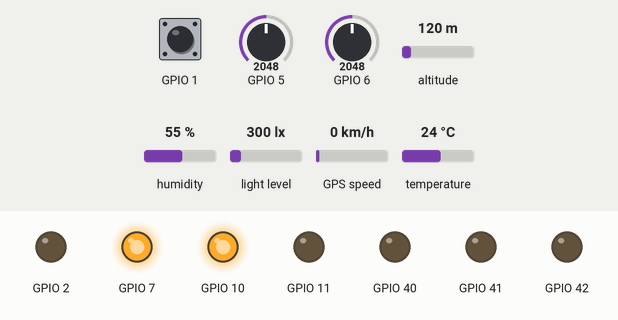
A program run on a simulated ESP32 board running MicroPython. Shown: output pins drawn as LEDs (lit = HIGH). Inputs (shaded band) come from the test bench; at power-on: humidity 55 %, temperature 24 °C, GPIO 1 LOW, GPIO 5 = 2048, GPIO 6 = 2048, altitude 120 m, light level 300 lx, GPS speed 0 km/h (analog values on the 0–4095 scale). WiFi joins after 1.5 s; the clock reads 2024-03-15 10:24:30 at power-on unless the program sets it; the GPS gets a fix after 3 s at 37.7749, -122.4194 with 8 satellites; no MQTT or app messages arrive unless stated; library files of the repository ran but are not shown: 1 file(s); what the program prints to the serial console is not drawn.

Above: at 8.3 s.
8.4 s: humidity set to 41 %
10.5 s: humidity set to 38 %
At 11.8 s:
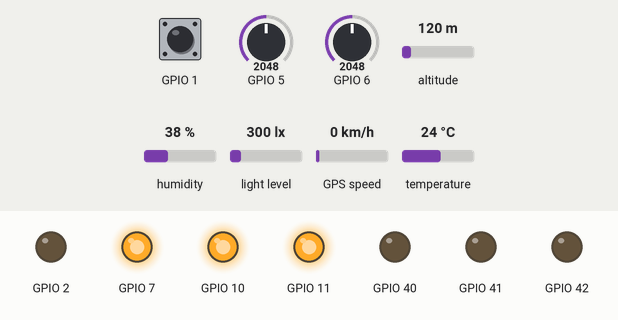
12.6 s: temperature set to 15.3 °C
14.5 s: temperature set to 14.2 °C
At 16.0 s:
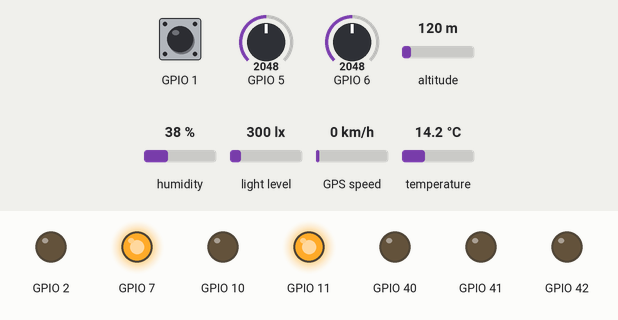
16.7 s: GPIO 1 pulled HIGH for 1 s
At 18.8 s:
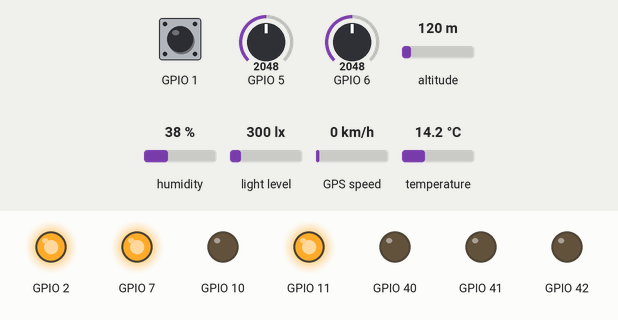
21.1 s: humidity set to 88 %
At 21.8 s:
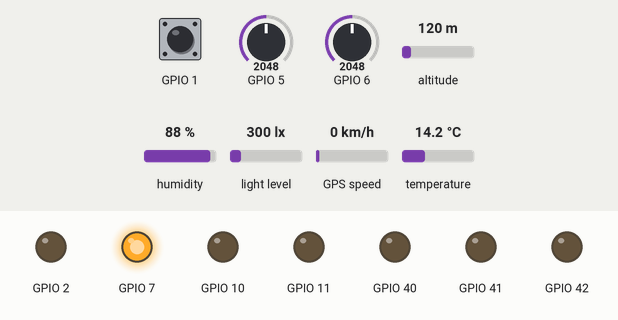
Timing chart, 0 to 24.0 s (numbered marks = the images above; inputs shaded):
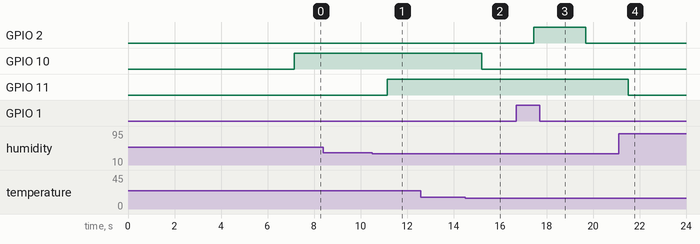

The program:

main.py
```python
# --- START OF FILE main.py ---
import time
import ujson
from machine import Pin
from wifi_conn import WiFiManager
from dht_reader import read_dht22
from mq137_reader import read_mq137
from bh1750_reader import read_bh1750
from soil_reader import read_soil
from gps_reader import read_gps
from co2_reader import read_co2
from ir_reader import init_ir, read_ir
from k230_reader import read_k230
from actuator_controller import Actuator
from aliyun_mqtt import MQTTManager, publish_data
from system_guardian import Guardian, get_timestamp
from smart_control import SmartController
from voice_alert import VoiceAlert


# ============ 配置区域 ============

# 阈值配置
THRESHOLDS = {
    'TEMP_HIGH': 30.0, 'TEMP_LOW': 15.0,
    'HUM_LOW': 40.0, 'HUM_HIGH': 80.0,
    'LUX_LOW': 1.0, 'LUX_HIGH': 550.0
}

# 网络配置 (请替换为实际WiFi信息)
SSID = "YOUR_WIFI_SSID"
PASSWORD = "YOUR_WIFI_PASSWORD"

# 阿里云配置 (请替换为实际阿里云IoT设备信息)
PRODUCT_KEY = 'your_product_key'
DEVICE_NAME = 'your_device_name'
DEVICE_SECRET = 'your_device_secret'

# 时序配置
STARTUP_DELAY = 5           # 启动延迟（秒）
MANUAL_ACTION_COOLDOWN = 2  # 手动操作后避让时间（秒）
REPORT_INTERVAL = 1         # 数据上报周期（秒）


# ============ 全局状态 ============

last_action_time = 0  # 最后手动操作时间
last_report_time = 0  # 最后上报时间


# ============ MQTT回调 ============

def mqtt_callback(topic, msg):
    """处理云端下发的指令"""
    global last_action_time
    try:
        t = topic.decode()
        m = msg.decode()
        print(f"[指令] 收到: {t}")

        last_action_time = time.time()
        data = ujson.loads(m)

        # 兼容物模型params和自定义数据包
        params = data.get("params", data)

        if isinstance(params, dict):
            for prop, value in params.items():
                brain.handle_command(prop, value)

            # 回发当前状态给云端
            current_status = brain.get_all_status()
            mqtt_client.publish(current_status)

    except Exception as e:
        print(f"[回调] 解析失败: {e}")


# ============ 系统初始化 ============

print(f"系统将在{STARTUP_DELAY}秒后启动...")
time.sleep(STARTUP_DELAY)

# 初始化守护者（看门狗）
guardian = Guardian(timeout_ms=300000)

# 初始化WiFi管理器
wifi_manager = WiFiManager(SSID, PASSWORD)
wifi_connected = wifi_manager.connect()

# 初始化MQTT管理器
mqtt_client = MQTTManager(PRODUCT_KEY, DEVICE_NAME, DEVICE_SECRET, callback=mqtt_callback)

if wifi_connected:
    mqtt_connected = mqtt_client.connect()
    if not mqtt_connected:
        print("[警告] MQTT初始连接失败，将在主循环中重试")
else:
    print("[警告] WiFi初始连接失败，将在主循环中重试")

# 硬件对象初始化
fan = Actuator(7, "风扇", active_high=False)
heater = Actuator(10, "加热器", active_high=False)
atomizer = Actuator(11, "雾化器", active_high=True)
alert_led = Actuator(2, "报警灯", active_high=True)
l_r = Actuator(42, "红", active_high=True)
l_g = Actuator(41, "绿", active_high=True)
l_b = Actuator(40, "蓝", active_high=True)

# 传感器引脚
ir_sensor_pin = init_ir(1)

# 创建智能控制器
brain = SmartController(fan, heater, atomizer, alert_led, l_r, l_g, l_b, THRESHOLDS)

# 初始化语音报警模块（与CO2/GPS共用UART1控制器，使用不同引脚）
voice = VoiceAlert(brain, uart_id=1, tx_pin=12, rx_pin=19)

print("--- 智慧蚕箱系统：双向控制模式启动 ---")


# ============ 连接管理函数 ============

def ensure_connections():
    """确保WiFi和MQTT连接，断开时自动重连"""
    # 检查WiFi
    if not wifi_manager.ensure_connected():
        return False

    # 检查MQTT
    if not mqtt_client.is_connected():
        print("[系统] MQTT断连，尝试重连...")
        mqtt_client.reconnect(wifi_connected=True)

    return mqtt_client.is_connected()


def publish_sensor_data(data):
    """发布传感器数据，带连接检查"""
    if not mqtt_client.is_connected():
        print("[系统] MQTT未连接，跳过数据发布")
        return False

    success = mqtt_client.publish(data)
    if not success:
        # 发布失败，标记为断连，下次循环会重连
        print("[系统] 数据发布失败，将尝试重连")
    return success


def read_sensors():
    """读取所有传感器（快速）"""
    ai_data = read_k230()
    temp, hum = read_dht22(4)
    lux = read_bh1750(8, 9)
    nh3 = read_mq137(6)
    soil_hum = read_soil(5)
    ir_val = ir_sensor_pin.value()

    return ai_data, temp, hum, lux, nh3, soil_hum, ir_val


def read_slow_sensors():
    """读取慢速传感器（定时调用）"""
    co2_ppm = read_co2(guardian, mqtt_client)
    lon, lat, alt = read_gps(guardian, mqtt_client)
    return co2_ppm, lon, lat, alt


def build_data_packet(ai_data, temp, hum, lux, nh3, soil_hum, co2_ppm, lon, lat, alt, device_status):
    """构建上报数据包"""
    sensor_data = {
        "temperature": round(temp, 1) if temp is not None else None,
        "humidity": round(hum, 1) if hum is not None else None,
        "CO2": co2_ppm,
        "NH3": round(nh3, 2) if nh3 is not None else None,
        "lux": round(lux, 1) if lux is not None else None,
        "soilHumidity": round(soil_hum, 1) if soil_hum is not None else None,
        "Silkworm_Total": ai_data['total'],
        "Silkworm_Healthy": ai_data['healthy'],
        "Silkworm_Sick": ai_data['sick'],
        "Silkworm_Sleep": ai_data['sleep'],
        "SickImageUrl": ai_data.get('sick_image_url', '')  # 病蚕图片URL
    }
    sensor_data.update(device_status)

    if lon is not None:
        sensor_data["GeoLocation"] = {
            "Longitude": lon,
            "Latitude": lat,
            "Altitude": alt,
            "CoordinateSystem": 1
        }

    return sensor_data


# ============ 主循环 ============

print("[系统] 进入主循环")

# 初始化CO2和GPS缓存值
cached_co2 = None
cached_lon, cached_lat, cached_alt = None, None, None

while True:
    try:
        loop_start = time.time()

        # 1. 喂狗
        guardian.feed()

        # 2. 确保连接
        connections_ok = ensure_connections()

        # 3. 检查云端指令（仅在连接正常时）
        if connections_ok:
            try:
                mqtt_client.check_msg()
            except Exception as e:
                print(f"[MQTT] 检查消息异常: {e}")
                mqtt_client.connected = False

        # 4. 读取快速传感器（每次都读）
        ai_data, temp, hum, lux, nh3, soil_hum, ir_val = read_sensors()

        # 5. 智能控制决策
        sensor_dict = {'temp': temp, 'hum': hum, 'lux': lux, 'ir': ir_val}
        control_logs = brain.update(sensor_dict, ai_data)
        device_status = brain.get_all_status()

        # 6. 打印状态
        mode_name = "手动" if device_status.get("ManualMode") == 1 else "自动"
        temp_msg = control_logs.get('temp_msg', '')
        hum_msg = control_logs.get('hum_msg', '')
        print(f"[{get_timestamp()}] 模式:{mode_name} | 温[{temp_msg}] 湿[{hum_msg}]")

        # 7. 语音报警检查
        voice.check_and_alert(temp, hum, lux, ir_val)

        # 8. 检查是否需要上报
        current_time = time.time()
        time_since_last_report = current_time - last_report_time
        time_since_last_action = current_time - last_action_time

        should_report = (
            time_since_last_report >= REPORT_INTERVAL and
            time_since_last_action > MANUAL_ACTION_COOLDOWN
        )

        if should_report:
            # 读取慢速传感器（定时读取）
            cached_co2, cached_lon, cached_lat, cached_alt = read_slow_sensors()

            # 构建并发布数据
            sensor_data = build_data_packet(
                ai_data, temp, hum, lux, nh3, soil_hum,
                cached_co2, cached_lon, cached_lat, cached_alt,
                device_status
            )

            publish_sensor_data(sensor_data)
            last_report_time = current_time

            print(f"[上报] 周期: {REPORT_INTERVAL}s")

        # 9. 内存清理
        guardian.collect_garbage()

        # 10. 计算循环耗时，调整sleep时间以保持稳定周期
        loop_elapsed = time.time() - loop_start
        sleep_time = max(0.1, 1.0 - loop_elapsed)  # 每秒一个循环周期
        time.sleep(sleep_time)

    except KeyboardInterrupt:
        print("\n[系统] 用户中断，正在关闭...")
        mqtt_client.disconnect()
        wifi_manager.disconnect()
        break

    except Exception as e:
        print(f"[系统] 主循环异常: {e}")
        time.sleep(1)
```

wifi_conn.py
```python
import network
import time

class WiFiManager:
    """WiFi连接管理器 - 支持自动重连和状态监控"""

    def __init__(self, ssid, password, timeout=20, retry_interval=1):
        self.ssid = ssid
        self.password = password
        self.timeout = timeout
        self.retry_interval = retry_interval
        self.wlan = network.WLAN(network.STA_IF)
        self.last_check_time = 0
        self.check_interval = 5  # 每5秒检查一次连接状态

    def connect(self):
        """初始连接WiFi"""
        self.wlan.active(True)

        if self.wlan.isconnected():
            print("[WiFi] 已连接:", self.wlan.ifconfig())
            return True

        print(f"[WiFi] 正在连接 {self.ssid}...")
        self.wlan.connect(self.ssid, self.password)

        for i in range(self.timeout):
            if self.wlan.isconnected():
                print("[WiFi] 连接成功:", self.wlan.ifconfig())
                return True
            time.sleep(self.retry_interval)
            print(".", end="")

        print("\n[WiFi] 连接失败!")
        return False

    def is_connected(self):
        """检查WiFi是否连接"""
        return self.wlan.isconnected()

    def ensure_connected(self):
        """确保WiFi连接，如果断开则自动重连"""
        current_time = time.time()

        # 限制检查频率，避免过于频繁
        if current_time - self.last_check_time < self.check_interval:
            return self.wlan.isconnected()

        self.last_check_time = current_time

        if self.wlan.isconnected():
            return True

        print("[WiFi] 检测到断连，尝试重连...")
        return self._reconnect()

    def _reconnect(self):
        """内部重连方法"""
        try:
            # 先断开再重连，清理可能的残留状态
            self.wlan.disconnect()
            time.sleep(1)

            self.wlan.connect(self.ssid, self.password)

            for i in range(self.timeout):
                if self.wlan.isconnected():
                    print("[WiFi] 重连成功:", self.wlan.ifconfig())
                    return True
                time.sleep(self.retry_interval)

            print("[WiFi] 重连失败，将在下次循环重试")
            return False

        except Exception as e:
            print(f"[WiFi] 重连异常: {e}")
            return False

    def get_status(self):
        """获取WiFi状态信息"""
        if not self.wlan.isconnected():
            return {"connected": False, "ip": None}

        ifconfig = self.wlan.ifconfig()
        return {
            "connected": True,
            "ip": ifconfig[0],
            "subnet": ifconfig[1],
            "gateway": ifconfig[2],
            "dns": ifconfig[3]
        }

    def disconnect(self):
        """断开WiFi连接"""
        if self.wlan.isconnected():
            self.wlan.disconnect()
        self.wlan.active(False)


# 兼容旧接口
def connect_wifi(ssid, password):
    """旧版连接函数，返回WiFiManager实例"""
    manager = WiFiManager(ssid, password)
    manager.connect()
    return manager
```

dht_reader.py
```python
import machine
import dht

# 修改 dht_reader.py
def read_dht22(pin_number=4):
    sensor = dht.DHT22(machine.Pin(pin_number))
    try:
        sensor.measure()
        temp = sensor.temperature()
        hum = sensor.humidity()
        # ✅ 使用 round(x, 1) 保留一位小数
        return round(temp, 1), round(hum, 1)
    except Exception as e:
        print("DHT22读取失败:", e)
        return None, None
```

mq137_reader.py
```python
# --- START OF FILE mq137_reader.py ---
import machine
import math

def read_mq137(ad_pin=6):
    """读取MQ137氨气传感器（单次采样，快速）"""
    try:
        adc = machine.ADC(machine.Pin(ad_pin))
        adc.atten(machine.ADC.ATTN_11DB)

        # 单次读取
        adc_val = adc.read()
        v_rl = (adc_val * 3.3) / 4095

        term = (314.01 * v_rl / 23.5) - (7.12 * v_rl)
        if term <= 0:
            ammonia_ppm = 0.0
        else:
            ammonia_ppm = math.pow(term, 1 / 0.8394)

        return round(ammonia_ppm, 2)

    except Exception as e:
        print("[MQ137] 读取异常:", e)
        return None
```

bh1750_reader.py
```python
# --- START OF FILE bh1750_reader.py ---
import machine
import time

# 缓存I2C地址
_cached_addr = None

def read_bh1750(sda_pin=8, scl_pin=9):
    global _cached_addr

    try:
        i2c = machine.I2C(0, sda=machine.Pin(sda_pin), scl=machine.Pin(scl_pin), freq=100000)

        # 如果还没有缓存地址，扫描一次
        if _cached_addr is None:
            devices = i2c.scan()
            if 0x23 in devices:
                _cached_addr = 0x23
            elif 0x5c in devices:
                _cached_addr = 0x5c
            else:
                print("[BH1750] 未发现传感器")
                return None

        i2c.writeto(_cached_addr, b'\x01')  # Power on
        i2c.writeto(_cached_addr, b'\x10')  # High Res Mode
        time.sleep(0.2)
        data = i2c.readfrom(_cached_addr, 2)
        lux = (data[0] << 8 | data[1]) / 1.2
        return round(lux, 2)

    except Exception as e:
        print("[BH1750] 读取异常:", e)
        return None
```

soil_reader.py
```python
# --- START OF FILE soil_reader.py ---
import machine

def read_soil(ad_pin=5):
    """
    读取土壤湿度（单次采样，快速）
    :return: 湿度百分比 (0.0-100.0), 读取失败返回None
    """
    try:
        adc = machine.ADC(machine.Pin(ad_pin))
        adc.atten(machine.ADC.ATTN_11DB)

        # 单次读取
        adc_val = adc.read()

        # 校准参数
        dry_value = 4095
        wet_value = 1500

        # 计算百分比
        percentage = (dry_value - adc_val) / (dry_value - wet_value) * 100

        # 限制在 0-100 之间
        if percentage > 100: percentage = 100.0
        if percentage < 0: percentage = 0.0

        return round(float(percentage), 2)

    except Exception as e:
        print("[土壤] 读取异常:", e)
        return None
```

gps_reader.py
```python
# --- START OF FILE gps_reader.py ---
from machine import UART
import time

# 缓存GPS值和读取时间
_cached_lon = None
_cached_lat = None
_cached_alt = None
_last_read_time = 0
_read_interval = 30  # 每30秒读取一次

def convert_to_degrees(raw_val, direction):
    """将 NMEA 格式 ddmm.mmmm 转换为十进制度数"""
    if not raw_val or not direction:
        return 0.0
    try:
        dot_idx = raw_val.find('.')
        if dot_idx < 2: return 0.0
        minutes_raw = float(raw_val[dot_idx - 2:])
        degrees_raw = float(raw_val[:dot_idx - 2])
        decimal_degrees = degrees_raw + (minutes_raw / 60)
        if direction in ['S', 'W']:
            decimal_degrees = -decimal_degrees
        return round(decimal_degrees, 6)
    except:
        return 0.0

def read_gps(guardian_obj=None, mqtt_client=None, force=False):
    """
    读取 GPS 数据（带缓存）

    Args:
        guardian_obj: 看门狗对象
        mqtt_client: MQTT客户端
        force: 强制读取（忽略缓存）
    """
    global _cached_lon, _cached_lat, _cached_alt, _last_read_time

    current_time = time.time()

    # 如果不需要强制读取，且缓存未过期，直接返回缓存
    if not force and (current_time - _last_read_time) < _read_interval:
        return _cached_lon, _cached_lat, _cached_alt

    print("[GPS] 开始读取...")

    # 执行读取
    try:
        gps_uart = UART(1, baudrate=9600, tx=18, rx=17, timeout=10)
        buffer = ""
        start_time = time.ticks_ms()

        while time.ticks_diff(time.ticks_ms(), start_time) < 2200:
            if guardian_obj:
                guardian_obj.feed()
            if mqtt_client:
                try:
                    mqtt_client.check_msg()
                except:
                    pass

            if gps_uart.any():
                try:
                    chunk = gps_uart.read().decode('ascii', 'ignore')
                    buffer += chunk

                    if len(buffer) > 2048:
                        buffer = buffer[-1024:]

                    if '\n' in buffer:
                        lines = buffer.split('\n')
                        buffer = lines.pop()

                        for line in reversed(lines):
                            parts = line.split(',')

                            if '$GPGGA' in line and len(parts) > 9:
                                if parts[2] and parts[4]:
                                    lat = convert_to_degrees(parts[2], parts[3])
                                    lon = convert_to_degrees(parts[4], parts[5])
                                    alt = float(parts[9]) if parts[9] else 0.0
                                    _cached_lon, _cached_lat, _cached_alt = lon, lat, alt
                                    _last_read_time = current_time
                                    gps_uart.deinit()
                                    return lon, lat, alt

                            elif '$GPRMC' in line and len(parts) > 7:
                                if parts[2] == 'A' and parts[3] and parts[5]:
                                    lat = convert_to_degrees(parts[3], parts[4])
                                    lon = convert_to_degrees(parts[5], parts[6])
                                    _cached_lon, _cached_lat, _cached_alt = lon, lat, 0.0
                                    _last_read_time = current_time
                                    gps_uart.deinit()
                                    return lon, lat, 0.0
                except:
                    pass

            time.sleep(0.05)

        gps_uart.deinit()
        return _cached_lon, _cached_lat, _cached_alt  # 超时返回缓存值

    except Exception as e:
        print(f"[GPS] 读取异常: {e}")
        return _cached_lon, _cached_lat, _cached_alt
```

co2_reader.py
```python
# --- START OF FILE co2_reader.py ---
from machine import UART
import time

# 缓存CO2值和读取时间
_cached_co2 = None
_last_read_time = 0
_read_interval = 10  # 每10秒读取一次

def read_co2(guardian_obj=None, mqtt_client=None, force=False):
    """
    读取CO2值（带缓存）

    Args:
        guardian_obj: 看门狗对象
        mqtt_client: MQTT客户端
        force: 强制读取（忽略缓存）
    """
    global _cached_co2, _last_read_time

    current_time = time.time()

    # 如果不需要强制读取，且缓存未过期，直接返回缓存
    if not force and (current_time - _last_read_time) < _read_interval:
        return _cached_co2

    # 执行读取
    try:
        uart = UART(1, baudrate=9600, tx=15, rx=16, timeout=10)
        start_time = time.ticks_ms()

        while time.ticks_diff(time.ticks_ms(), start_time) < 1500:
            if guardian_obj:
                guardian_obj.feed()
            if mqtt_client:
                try:
                    mqtt_client.check_msg()
                except:
                    pass

            if uart.any():
                raw = uart.read()
                index = raw.rfind(b'\x2c')
                if index != -1 and len(raw) >= index + 6:
                    packet = raw[index : index + 6]
                    if (sum(packet[0:5]) & 0xFF) == packet[5]:
                        ppm = (packet[1] << 8) | packet[2]
                        _cached_co2 = ppm
                        _last_read_time = current_time
                        uart.deinit()
                        return ppm
            time.sleep(0.1)

        uart.deinit()
        return _cached_co2  # 超时返回缓存值

    except Exception as e:
        print(f"[CO2] 读取异常: {e}")
        return _cached_co2
```

Source omitted: ir_reader.py (272 bytes), k230_reader.py (2268 bytes), actuator_controller.py (691 bytes), aliyun_mqtt.py (6435 bytes), system_guardian.py (2260 bytes), smart_control.py (4845 bytes), voice_alert.py (4878 bytes)

Measured:
- the behaviour switches between 40 and 39 % on humidity (found by bisection; images 0 and 1)
- the behaviour switches between 15 and 14.9 °C on temperature (found by bisection; images 1 and 2)
- after the input at 8.4 s, every drawn part: stays the same
- after the input at 10.5 s, GPIO 11: LOW → HIGH after 0.66 s
- after the input at 12.6 s, every drawn part: stays the same
- after the input at 14.5 s, GPIO 10: HIGH → LOW after 0.72 s
- after the input at 16.7 s, GPIO 2: LOW → HIGH after 0.76 s, → LOW 2.2 s later
- after the input at 21.1 s, GPIO 11: HIGH → LOW after 0.42 s
